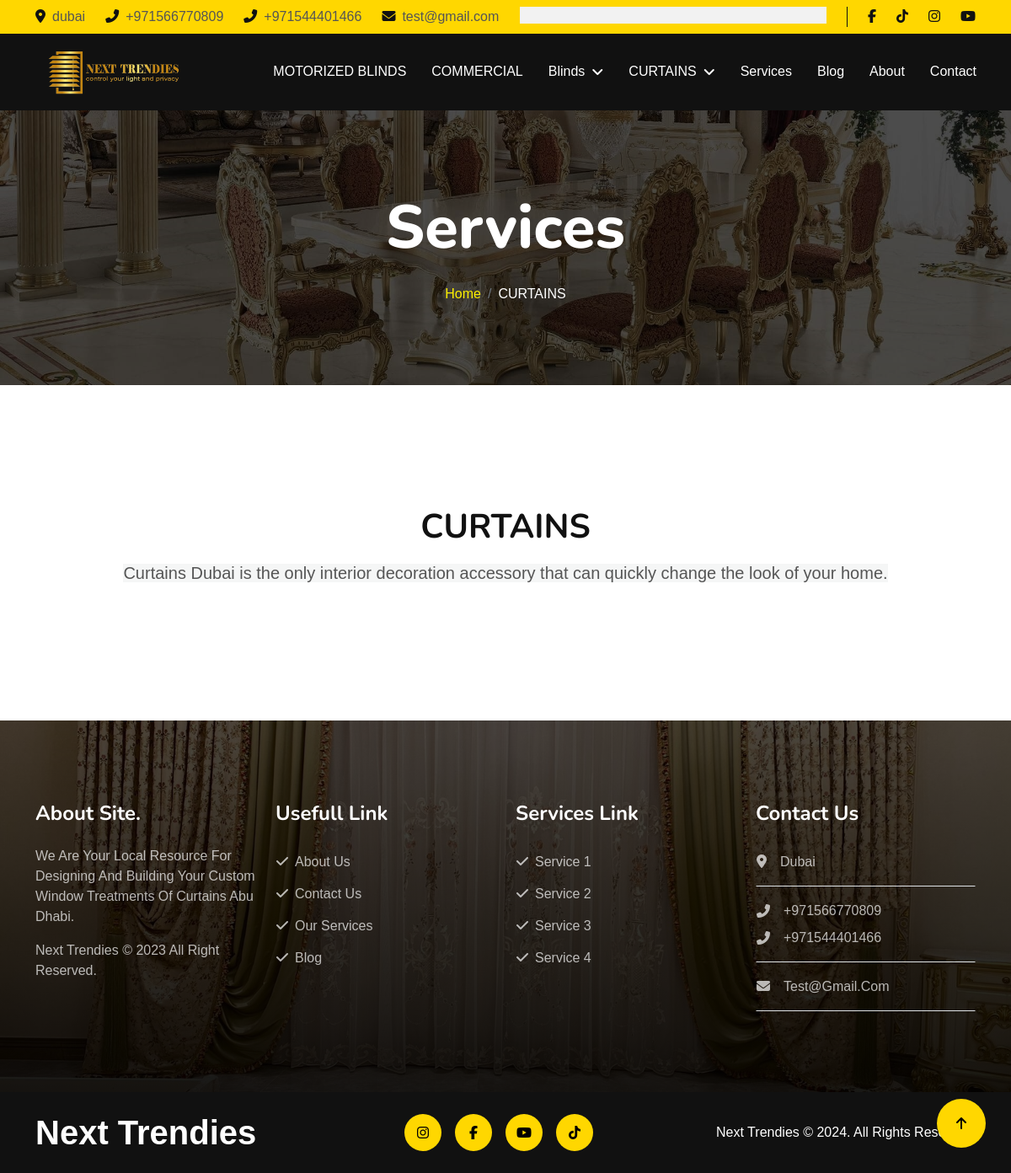
The page /services/curtains on the database its author committed.
### settings/models.py (models this page shows, shortened)
class Settings(models.Model):
    site_name = models.CharField( max_length=50)
    logo = models.ImageField( upload_to='setting/')
    phone1 = models.CharField( max_length=30)
    phone2 = models.CharField( max_length=30 , blank=True , null=True)
    email1 = models.EmailField( max_length=254)
    email2 = models.EmailField( max_length=254 ,blank=True , null=True)
    description = models.TextField(max_length=1000)
    fb_link = models.URLField( max_length=200)
    tiktok_link = models.URLField( max_length=200)
    instagram_link = models.URLField( max_length=200)
    youtube_link = models.URLField( max_length=200)
    address = models.CharField( max_length=50)
    views = models.PositiveIntegerField(default=0)
    class Meta:
        verbose_name = ("Info")
        verbose_name_plural = ("Info")

### service/models.py (models this page shows, shortened)
class Services(models.Model):
    name = models.CharField( max_length=50)
    icon = models.CharField(max_length=30)
    created_at = models.DateTimeField( ("created_at"),default=timezone.now)
    description = models.TextField(("description"),max_length=100000,null=True,blank=True)
    slug = models.SlugField(null=True,blank=True)
    class Meta:
        verbose_name = ("Services")
        verbose_name_plural = ("Services")

### service/views.py (the view)
# urls.py: path('<str:slug>' , views.service_details , name='service_details'),
def service_details(request,slug):
    service_detail = Services.objects.get(slug=slug)
    context = {
        'service_detail':service_detail
    }
    return render(request , 'service_detail.html' , context)

### about/about_context.py (called while the page is built)
def about(request):
    about = About.objects.last()
    context = {
        'about':about,
    }
    return context

### products/context.py (called while the page is built)
def nav(request):
    blinds_nav = Blinds.objects.all()
    curtains_nav = Curtains.objects.all()
    context = {
        'blinds_nav':blinds_nav,
        'curtains_nav':curtains_nav
    }
    return context

### service/templates/service_detail.html (shortened to what this page needs)
{% extends "base.html" %}
{% load static %}
{% block body %}
        <div class="container-fluid page-header py-5">
            <div class="container text-center py-5">
                <h1 class="display-2 text-white mb-4 animated slideInDown">Services</h1>
                <nav aria-label="breadcrumb">
                    <ol class="breadcrumb justify-content-center mb-0 animated slideInDown">
                        <li class="breadcrumb-item"><a href="/">Home</a></li>
                        <li class="breadcrumb-item text-white" aria-current="page">{{service_detail.name}}</li>
                    </ol>
                </nav>
            </div>
        </div>
         <div class="container text-center py-5">
                <h1 >{{service_detail.name}}</h1>
                <p>{{service_detail.description|safe}}</p>
            </div>
{% endblock %}

### templates/base.html (shortened to what this page needs)
{% load static %}
<!DOCTYPE html>
<html lang="en">
<head>
    <link rel="stylesheet" href="https://use.fontawesome.com/releases/v5.15.4/css/all.css" />
    <link href="https://cdnjs.cloudflare.com/ajax/libs/font-awesome/5.10.0/css/all.min.css" rel="stylesheet">
    <link href="https://cdn.jsdelivr.net/npm/bootstrap-icons@1.4.1/font/bootstrap-icons.css" rel="stylesheet">
    <link href="{% static 'lib/animate/animate.min.css'%}" rel="stylesheet">
    <link href="{% static 'lib/owlcarousel/assets/owl.carousel.min.css'%}" rel="stylesheet">
    <link href="{% static 'css/bootstrap.min.css'%}" rel="stylesheet">
    <link href="{% static 'css/all.min.css'%}" rel="stylesheet">
    <link href="{% static 'css/style.css'%}" rel="stylesheet">
</head>
<body>
    <div class="container-fluid topbar-top bg-primary">
        <div class="container">
            <div class="d-flex justify-content-between topbar py-2">
                <div class="d-flex align-items-center flex-shrink-0 topbar-info">
                    <a href="#" class="me-4 text-secondary"><i
                            class="fas fa-map-marker-alt me-2 text-dark"></i>{{myfooter.address}}</a>
                    <a href="#" class="me-4 text-secondary"><i
                            class="fas fa-phone-alt me-2 text-dark"></i>{{myfooter.phone1}}</a>
                    <a href="#" class="me-4 text-secondary"><i
                            class="fas fa-phone-alt me-2 text-dark"></i>{{myfooter.phone2}}</a>
                    <a href="#" class="text-secondary"><i
                            class="fas fa-envelope me-2 text-dark"></i>{{myfooter.email1}}</a>
                </div>
                <div class="text-end pe-4 me-4 border-end border-dark search-btn">
                    <div class="search-form">
                    </div>
                </div>
                <div class="d-flex align-items-center justify-content-center topbar-icon">
                    <a href="{{myfooter.fb_link}}" class="me-4"><i class="fab fa-facebook-f text-dark"></i></a>
                    <a href="{{myfooter.tiktok_link}}" class="me-4"><i class="fa-brands fa-tiktok text-dark"></i></a>
                    <a href="{{myfooter.instagram_link}}" class="me-4"><i class="fab fa-instagram text-dark"></i></a>
                    <a href="{{myfooter.youtube_link}}" class=""><i class="fa-brands fa-youtube text-dark"></i></a>
                </div>
            </div>
        </div>
    </div>
    <div class="container-fluid bg-dark">
        <div class="container">
            <nav class="navbar navbar-dark navbar-expand-lg py-lg-0">
                <a href="/" class="navbar-brand">
                    <img class="logo-style" src="{{myfooter.logo.url}}">
                </a>
                <div class="collapse navbar-collapse me-n3" id="navbarCollapse">
                    <div class="navbar-nav ms-auto">
                        <a href="{% url 'motorizedblinds'%}"
                            class="nav-item nav-link {% if request.path == '/products/motorizedblind/' %}active{% endif %} ">MOTORIZED
                            BLINDS</a>
                        <a href="{% url 'commercial_list'%}"
                            class="nav-item nav-link {% if request.path == '/products/commercial/' %}active{% endif %} ">COMMERCIAL</a>
                        <div class="nav-item dropdown">
                            <a href="{% url 'blinds_list'%}"
                                class="nav-link {% if request.path == '/products/blinds/' %}active{% endif %} dropdown-toggle"
                                data-bs-toggle="dropdown">Blinds</a>
                        </div>
                        <div class="nav-item dropdown">
                            <a href="{% url 'curtains_list'%}"
                                class="nav-link {% if request.path == '/products/curtains/' %}active{% endif %} dropdown-toggle"
                                data-bs-toggle="dropdown">CURTAINS</a>
                        </div>
                        <a href="{% url 'services'%}"
                            class="nav-item nav-link {% if request.path == '/services/' %}active{% endif %}">Services</a>
                        <a href="{% url 'post_list'%}"
                            class="nav-item nav-link {% if request.path == '/blog/' %}active{% endif %}">Blog</a>
                        <a href="{% url 'about'%}"
                            class="nav-item nav-link {% if request.path == '/about/' %}active{% endif %}">About</a>
                        <a href="{% url 'contact'%}"
                            class="nav-item nav-link {% if request.path == '/contact/' %}active{% endif %}">Contact</a>
                    </div>
                </div>
            </nav>
        </div>
    </div>
    {% block body %}
    {% endblock body %}
    <div class="container-fluid footer py-5 wow fadeIn" data-wow-delay=".3s">
        <div class="container py-5">
            <div class="row g-4 footer-inner">
                <div class="col-lg-3 col-md-6">
                    <div class="footer-item">
                        <h4 class="text-white fw-bold mb-4">About Site.</h4>
                        <p>{{myfooter.description}}</p>
                        <p class="mb-0"><a class="" href="/">{{myfooter.site_name}} </a> &copy; 2023 All Right Reserved.</p>
                    </div>
                </div>
                <div class="col-lg-3 col-md-6">
                    <div class="footer-item">
                        <h4 class="text-white fw-bold mb-4">Usefull Link</h4>
                        <div class="d-flex flex-column align-items-start">
                            <a class="btn btn-link ps-0" href="{% url 'about'%}"><i class="fa fa-check me-2"></i>About Us</a>
                            <a class="btn btn-link ps-0" href="{% url 'contact'%}"><i class="fa fa-check me-2"></i>Contact Us</a>
                            <a class="btn btn-link ps-0" href="{% url 'services'%}"><i class="fa fa-check me-2"></i>Our Services</a>
                            <a class="btn btn-link ps-0" href=""><i class="fa fa-check me-2"></i>Blog</a>
                        </div>
                    </div>
                </div>
                <div class="col-lg-3 col-md-6">
                    <div class="footer-item">
                        <h4 class="text-white fw-bold mb-4">Services Link</h4>
                        <div class="d-flex flex-column align-items-start">
                            <a class="btn btn-link ps-0" href=""><i class="fa fa-check me-2"></i>Service 1</a>
                            <a class="btn btn-link ps-0" href=""><i class="fa fa-check me-2"></i>Service 2</a>
                            <a class="btn btn-link ps-0" href=""><i class="fa fa-check me-2"></i>Service 3</a>
                            <a class="btn btn-link ps-0" href=""><i class="fa fa-check me-2"></i>Service 4</a>
                        </div>
                    </div>
                </div>
                <div class="col-lg-3 col-md-6">
                    <div class="footer-item">
                        <h4 class="text-white fw-bold mb-4">Contact Us</h4>
                        <a href="" class="btn btn-link w-100 text-start ps-0 pb-3 border-bottom rounded-0"><i
                                class="fa fa-map-marker-alt me-3"></i>{{myfooter.address}}</a>
                        <a href="" class="btn btn-link w-100 text-start ps-0 py-3 border-bottom rounded-0">
                            <div class="d-flex flex-column">
                                <div class="d-flex align-items-center mb-2">
                                    <i class="fa fa-phone-alt me-3"></i>{{ myfooter.phone1 }}
                                </div>
                                <div class="d-flex align-items-center">
                                    <i class="fa fa-phone-alt me-3"></i>{{ myfooter.phone2 }}
                                </div>
                            </div>
                        </a>
                        <a href="" class="btn btn-link w-100 text-start ps-0 py-3 border-bottom rounded-0"><i
                                class="fa fa-envelope me-3"></i>{{myfooter.email1}}</a>
                    </div>
                </div>
            </div>
        </div>
    </div>
    <div class="container-fluid copyright bg-dark py-4">
        <div class="container">
            <div class="row">
                <div class="col-md-4 text-center text-md-start mb-3 mb-md-0">
                    <a href="/" class="text-primary mb-0 display-6"><span
                            class="text-white">{{myfooter.site_name}}</span></a>
                </div>
                <div class="col-md-4 copyright-btn text-center text-md-start mb-3 mb-md-0 flex-shrink-0">
                    <a class="btn btn-primary rounded-circle me-3 copyright-icon" href="{{myfooter.instagram_link}}"><i
                            class="fab fa-instagram"></i></a>
                    <a class="btn btn-primary rounded-circle me-3 copyright-icon" href="{{myfooter.fb_link}}"><i
                            class="fab fa-facebook-f"></i></a>
                    <a class="btn btn-primary rounded-circle me-3 copyright-icon" href="{{myfooter.youtube_link}}"><i
                            class="fab fa-youtube"></i></a>
                    <a class="btn btn-primary rounded-circle me-3 copyright-icon" href="{{myfooter.tiktok_link}}"><i
                            class="fab fa-tiktok"></i></a>
                </div>
                <div class="col-md-4 my-auto text-center text-md-end text-white">
                    {{myfooter.site_name}} © 2024. All Rights Reserved.
                </div>
            </div>
        </div>
    </div>
    <a href="#" class="btn btn-primary rounded-circle border-3 back-to-top"><i class="fa fa-arrow-up"></i></a>
</body>
</html>

### static/css/style.css (style rules this page uses)
:root { --primary: #FFD700; }
.back-to-top { position: fixed; right: 30px; bottom: 30px; display: flex; width: 58px; height: 58px; align-items: center; justify-content: center; z-index: 99; }
.btn { text-transform: uppercase; font-weight: 500; transition: .5s; }
.btn.btn-primary { background-color:var(--primary) !important ; box-shadow: inset 0 0 0 0 var(--bs-dark); border: var(--primary) !important; }
.text-primary { color: var(--primary) !important; }
.bg-primary { background-color: var(--primary) !important; }
.search-btn { position: relative; width: 100%; padding: 0 0 0 25px; }
.navbar .navbar-nav { padding: 15px 0; }
.navbar .navbar-nav .nav-link { padding: 15px; color: var(--bs-white); font-weight: 500; font-size: 16px; outline: none; transition: .5s; }
.navbar .dropdown-toggle::after { border: none; content: "\f107"; font-family: "Font Awesome 5 Free"; font-weight: 800; vertical-align: middle; margin-left: 8px; }
.page-header { background: linear-gradient(rgba(0, 0, 0, .7), rgba(0, 0, 0, .7)), url(../img/10.jpg) center center no-repeat; background-size: cover; margin-bottom: 6rem; }
.footer { background: linear-gradient(rgba(0, 0, 0, .7), rgba(0, 0, 0, 0.9)), url(../img/5.jpg) center center no-repeat; background-size: cover; color: rgba(255, 255, 255, .7); margin-top: 6rem; }
.footer-item, .footer-item a { color: rgba(255, 255, 255, .7); text-transform: capitalize; }
.copyright .copyright-btn { display: flex; align-items: center; justify-content: center; }
.copyright .copyright-icon { width: 44px; height: 44px; display: flex; align-items: center; justify-content: center; }
.logo-style { width: 180px; object-fit: contain; }
.search-form { background: #f2f2f2; padding: 10px; }

### rows shown on the page
Settings: address "dubai", phone1 "+971566770809", phone2 "+971544401466", email1 "test@gmail.com", logo (picture), description "We Are Your Local Resource For Designing And Building Your Custom Window Treatments Of Curtains Abu Dhabi.", site_name "Next Trendies", address "Dubai", email1 "Test@gmail.com"
Services: name "CURTAINS", description "Curtains Dubai is the only interior decoration accessory that can quickly change the look of your home."
